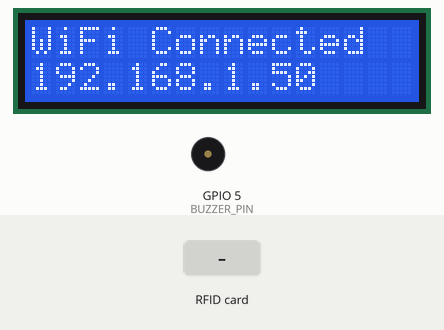
The sketch below on a simulated ESP32-S3. Shown: 16×2 character LCD, buzzer (waves = sounding, pin HIGH). The inputs (shaded band) are chosen by the test bench. WiFi joins after 1.5 s; servers stay silent unless stated; uploads are accepted with an empty reply; what the sketch prints to the serial monitor is not drawn.

Above: at 1.7 s.
At 3.9 s:
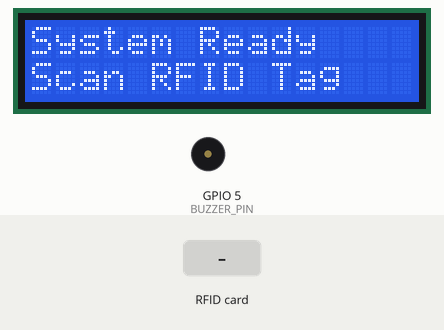
4.0 s: RFID card F6 A1 1B 03 held to the reader
At 5.7 s:
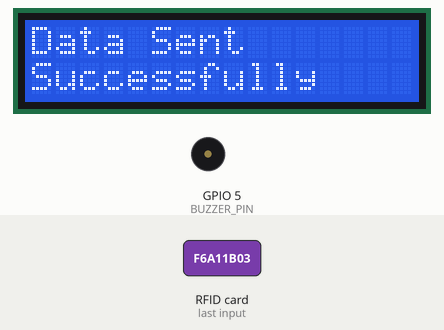
7.0 s: RFID card 33 B1 2F 22 held to the reader
At 7.16 s:
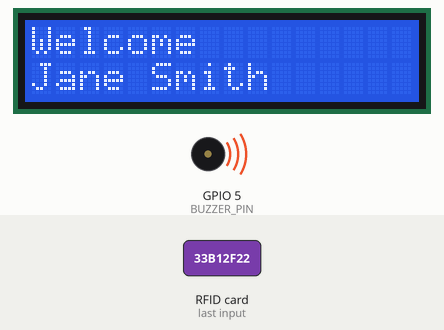
Timing chart, 0 to 10.0 s (numbered marks = the images above; inputs shaded):
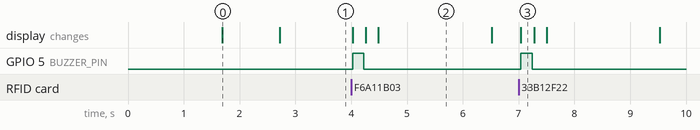

Measured:
- after the input at 4.0 s, GPIO 5 (BUZZER_PIN): LOW → HIGH at once, → LOW 0.20 s later; the display: first changes at once (image 2 shows a later state)
- after the input at 7.0 s, GPIO 5 (BUZZER_PIN): LOW → HIGH at once, → LOW 0.20 s later; the display: changes at once (image 3)
- what the display in image 0 shows lasts 1.0 s, from 1.7 s to 2.7 s
- what the display in image 2 shows lasts 2.0 s, from 4.5 s to 6.5 s

The sketch:

RFID_GoogleSheets.ino
```cpp
// (licence header left out)
#include <SPI.h>
#include <MFRC522.h>
#include <WiFi.h>
#include <HTTPClient.h>
#include <WiFiClientSecure.h>
#include <LiquidCrystal_I2C.h>

// WiFi credentials
const char *ssid = "ssid";     // Replace with your WiFi SSID
const char *password = "pass"; // Replace with your WiFi password

// Google Script ID - deploy your Google Apps Script as web app and get the ID
const char *scriptId = "AKfycbyPJiQ043nRKhXtGbzQ-qSKIpt54fZ_pLAPmkIeIHIJXSJCNEPgGsKfEniYlTKu358l"; // Replace with your Google Script ID

// RFID pins for ESP32-S3
#define SS_PIN 10 // SDA pin (GPIO10)
#define RST_PIN 9 // RST pin (GPIO9)
MFRC522 rfid(SS_PIN, RST_PIN);

// LCD setup (0x27 is the default I2C address, adjust if needed)
// ESP32-S3 default I2C pins: SDA (GPIO8), SCL (GPIO9)
LiquidCrystal_I2C lcd(0x27, 16, 2);

// Buzzer pin
#define BUZZER_PIN 5 // GPIO5

// Host for making HTTP request to Google Sheets
const char *host = "script.google.com";
const int httpsPort = 443;

// Maximum number of connection attempts
const int MAX_CONNECTION_ATTEMPTS = 3;

// Cooldown time between scans (milliseconds)
const unsigned long scanCooldown = 3000;
unsigned long lastScanTime = 0;

// Known tags database (replace with your actual RFID tag IDs and names)
struct
{
    String uid;
    String name;
} knownTags[] = {
    {"F6 A1 1B 03", "John Doe"},
    {"33 B1 2F 22", "Jane Smith"}
    // Add more authorized tags as needed
};

// Function prototypes
void connectWiFi();
bool isKnownTag(String tagId, String &name);
void sendToGoogleSheets(String tagId, String name);
void buzzerFeedback(bool success);
void displayMessage(String line1, String line2);
String urlEncode(String str);

void setup()
{
    Serial.begin(115200);

    // Initialize buzzer
    pinMode(BUZZER_PIN, OUTPUT);
    digitalWrite(BUZZER_PIN, LOW);

    // Initialize LCD
    lcd.init();
    lcd.backlight();
    displayMessage("Initializing", "System...");

    // Initialize SPI bus
    SPI.begin();

    // Initialize RFID reader
    rfid.PCD_Init();

    // Connect to WiFi
    connectWiFi();

    // Ready to scan
    displayMessage("System Ready", "Scan RFID Tag");

    Serial.println("System ready for scanning");
}

void loop()
{
    // Check if new RFID tag is present
    if (rfid.PICC_IsNewCardPresent() && rfid.PICC_ReadCardSerial())
    {
        unsigned long currentTime = millis();

        // Check if cooldown period has passed
        if (currentTime - lastScanTime > scanCooldown)
        {
            lastScanTime = currentTime;

            // Get RFID tag UID
            String tagId = "";
            for (byte i = 0; i < rfid.uid.size; i++)
            {
                tagId += (rfid.uid.uidByte[i] < 0x10 ? " 0" : " ");
                tagId += String(rfid.uid.uidByte[i], HEX);
            }
            tagId.toUpperCase();
            tagId = tagId.substring(1); // Remove leading space

            Serial.print("Tag detected: ");
            Serial.println(tagId);

            // Check if the tag is authorized
            String userName;
            if (isKnownTag(tagId, userName))
            {
                displayMessage("Welcome", userName);
                buzzerFeedback(true);

                // Send data to Google Sheets
                sendToGoogleSheets(tagId, userName);
            }
            else
            {
                displayMessage("Unauthorized", "Access Denied");
                buzzerFeedback(false);
            }

            // Reset back to ready state after a delay
            delay(2000);
            displayMessage("System Ready", "Scan RFID Tag");
        }

        // Stop reading
        rfid.PICC_HaltA();
        rfid.PCD_StopCrypto1();
    }

    // Maintain WiFi connection
    if (WiFi.status() != WL_CONNECTED)
    {
        connectWiFi();
    }
}

// Connect to WiFi network
void connectWiFi()
{
    displayMessage("Connecting to", ssid);
    Serial.print("Connecting to WiFi: ");
    Serial.println(ssid);

    WiFi.begin(ssid, password);

    int attempts = 0;
    while (WiFi.status() != WL_CONNECTED && attempts < 20)
    {
        delay(500);
        Serial.print(".");
        attempts++;
    }

    if (WiFi.status() == WL_CONNECTED)
    {
        Serial.println("\nWiFi connected");
        Serial.print("IP address: ");
        Serial.println(WiFi.localIP());
        displayMessage("WiFi Connected", WiFi.localIP().toString());
        delay(1000);
    }
    else
    {
        Serial.println("\nWiFi connection failed");
        displayMessage("WiFi Failed", "Check Settings");
        delay(2000);
    }
}

// Check if the scanned tag is in the known tags database
bool isKnownTag(String tagId, String &name)
{
    for (int i = 0; i < sizeof(knownTags) / sizeof(knownTags[0]); i++)
    {
        if (tagId == knownTags[i].uid)
        {
            name = knownTags[i].name;
            return true;
        }
    }
    return false;
}

// Send attendance data to Google Sheets
void sendToGoogleSheets(String tagId, String name)
{
    WiFiClientSecure client;
    HTTPClient https;

    Serial.println("Connecting to Google Sheets...");
    displayMessage("Sending Data", "Please Wait...");

    // Use WiFiClientSecure without certificate validation for ESP32-S3
    client.setInsecure(); // Skip verification since fingerprints expire frequently

    // URL encode the parameters to handle spaces and special characters
    String encodedTagId = urlEncode(tagId);
    String encodedName = urlEncode(name);

    // Prepare URL and data - use GET method only since doGet is already deployed
    String url = "https://script.google.com/macros/s/" + String(scriptId) + "/exec";
    String payload = "tag=" + encodedTagId + "&name=" + encodedName;
    String fullUrl = url + "?" + payload;

    // Set follow redirects to true - critical for Google Apps Script
    https.setFollowRedirects(HTTPC_STRICT_FOLLOW_REDIRECTS);

    Serial.println("Sending GET request to Google Apps Script...");
    Serial.print("URL: ");
    Serial.println(fullUrl);

    if (https.begin(client, fullUrl))
    {
        // Send GET request
        int httpCode = https.GET();
        Serial.print("HTTP Response code: ");
        Serial.println(httpCode);

        // Handle response
        if (httpCode == HTTP_CODE_OK)
        {
            String response = https.getString();
            Serial.println("Response: " + response);
            displayMessage("Data Sent", "Successfully");
        }
        else
        {
            Serial.println("GET request failed");
            displayMessage("Send Failed", "Error: " + String(httpCode));

            // Try again after a delay
            delay(2000);
            httpCode = https.GET();
            if (httpCode == HTTP_CODE_OK)
            {
                String response = https.getString();
                Serial.println("Retry successful!");
                displayMessage("Data Sent", "After Retry");
            }
            else
            {
                displayMessage("Send Failed", "After Retry");
            }
        }
        https.end();
    }
    else
    {
        Serial.println("Unable to connect to server");
        displayMessage("Server Connect", "Failed");
    }
}

// URL encode a string (replace spaces with %20 and other special characters)
String urlEncode(String str)
{
    String encodedString = "";
    char c;
    char code0;
    char code1;
    for (int i = 0; i < str.length(); i++)
    {
        c = str.charAt(i);
        if (c == ' ')
        {
            encodedString += '+';
        }
        else if (isAlphaNumeric(c))
        {
            encodedString += c;
        }
        else
        {
            // Convert special characters to hex format
            code1 = (c & 0xf) + '0';
            if ((c & 0xf) > 9)
                code1 = (c & 0xf) - 10 + 'A';
            c = (c >> 4) & 0xf;
            code0 = c + '0';
            if (c > 9)
                code0 = c - 10 + 'A';
            encodedString += '%';
            encodedString += code0;
            encodedString += code1;
        }
    }
    return encodedString;
}

// Audio feedback based on scan result
void buzzerFeedback(bool success)
{
    if (success)
    {
        // Success tone: one long beep
        digitalWrite(BUZZER_PIN, HIGH);
        delay(200);
        digitalWrite(BUZZER_PIN, LOW);
    }
    else
    {
        // Error tone: three short beeps
        for (int i = 0; i < 3; i++)
        {
            digitalWrite(BUZZER_PIN, HIGH);
            delay(100);
            digitalWrite(BUZZER_PIN, LOW);
            delay(100);
        }
    }
}

// Display message on LCD
void displayMessage(String line1, String line2)
{
    lcd.clear();
    lcd.setCursor(0, 0);
    lcd.print(line1);
    lcd.setCursor(0, 1);
    lcd.print(line2);
}
```
